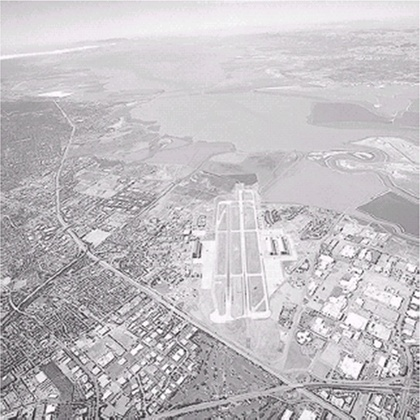
%> input picture lab3/AE.jpg, 420 x 420 px, shrunk from 544 x 544 before the run
$ octave histeq.m   (GNU Octave 9; MATLAB toolbox functions it lacks are replaced by stand-ins)
%> lines starting %> are read from the running program, lines starting %| are printed output that depends on the picture
I = imread('AE.jpg');
%> I is the input picture: size 420x420x3 uint8; mean R, G, B 194.2, 190.7, 194.5

num=size(I,1)*size(I,2);
%> num = 176400
hist=uint8(zeros(size(I,1),size(I,2)));
freq=zeros(256,1);
prob=zeros(256,1);
probc=zeros(256,1);
cum=zeros(256,1);
output=zeros(256,1);
for i=1:size(I,1)
    for j=1:size(I,2)
        value=I(i,j);
        freq(value+1)=freq(value+1)+1;
        prob(value+1)=freq(value+1)/num;
    end
end
%> after the loop, freq = 256 values, max 5249 at index 209, min 0 at index 1, mean 689.1; prob = 256 values, max 0.0298 at index 209, min 0 at index 1, mean 0.00391
sum=0;
bins=255;
for i=1:size(prob)
   sum=sum+freq(i);
   cum(i)=sum;
   probc(i)=cum(i)/num;
   output(i)=round(probc(i)*bins);
end
%> this loop made 256 passes
%> sum on passes 1 to 3: 0, 0, 0
%> after the loop, cum = 256 values from 0 to 176400; output = 256 values from 0 to 255; probc = 256 values from 0 to 1; sum = 176400
for i=1:size(I,1)
    for j=1:size(I,2)
            hist(i,j)=output(I(i,j)+1);
    end
end
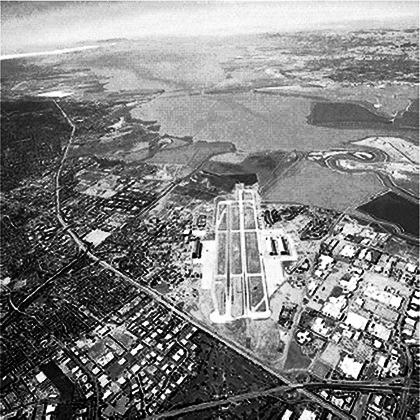
%> hist: size 420x420 uint8; min 0, max 255, mean 128.8
subplot(2,2,1);
imshow(I);
subplot(2,2,2)
imhist(I);

subplot(2,2,3);
imshow(hist);
subplot(2,2,4);
imhist(hist);
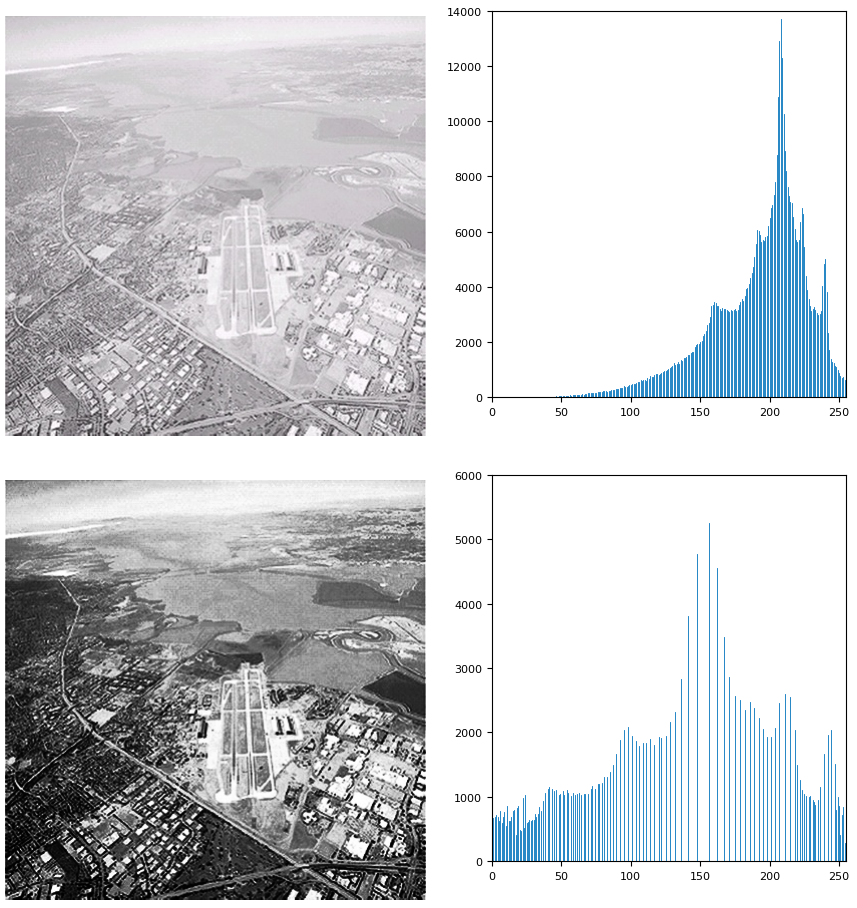
%> figure redrawn from the program's plot data, 4 panels
